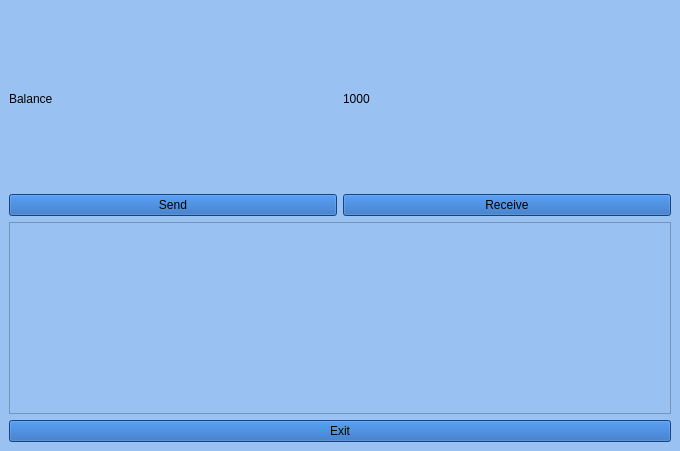
<?xml version="1.0" encoding="UTF-8"?>
<ui version="4.0">
 <class>UserInterface</class>
 <widget class="QMainWindow" name="UserInterface">
  <property name="enabled">
   <bool>true</bool>
  </property>
  <property name="geometry">
   <rect>
    <x>0</x>
    <y>0</y>
    <width>680</width>
    <height>451</height>
   </rect>
  </property>
  <property name="sizePolicy">
   <sizepolicy hsizetype="MinimumExpanding" vsizetype="MinimumExpanding">
    <horstretch>0</horstretch>
    <verstretch>0</verstretch>
   </sizepolicy>
  </property>
  <property name="windowTitle">
   <string>UserInterface</string>
  </property>
  <property name="autoFillBackground">
   <bool>false</bool>
  </property>
  <property name="styleSheet">
   <string notr="true">background:rgb(153, 193, 241)

</string>
  </property>
  <widget class="QWidget" name="centralwidget">
   <layout class="QGridLayout" name="gridLayout">
    <item row="2" column="0">
     <layout class="QGridLayout" name="gridLayout_2">
      <item row="1" column="0">
       <widget class="QPushButton" name="Send_button">
        <property name="styleSheet">
         <string notr="true">background: rgb(26, 95, 180)

</string>
        </property>
        <property name="text">
         <string>Send</string>
        </property>
       </widget>
      </item>
      <item row="1" column="1">
       <widget class="QPushButton" name="Receive_button">
        <property name="styleSheet">
         <string notr="true">background: rgb(26, 95, 180)

</string>
        </property>
        <property name="text">
         <string>Receive</string>
        </property>
       </widget>
      </item>
      <item row="2" column="0" colspan="2">
       <widget class="QListWidget" name="listWidget">
        <property name="enabled">
         <bool>true</bool>
        </property>
        <property name="sizePolicy">
         <sizepolicy hsizetype="Preferred" vsizetype="Preferred">
          <horstretch>0</horstretch>
          <verstretch>0</verstretch>
         </sizepolicy>
        </property>
        <property name="autoFillBackground">
         <bool>false</bool>
        </property>
       </widget>
      </item>
      <item row="0" column="0">
       <widget class="QLabel" name="label_3">
        <property name="autoFillBackground">
         <bool>false</bool>
        </property>
        <property name="text">
         <string>Balance</string>
        </property>
       </widget>
      </item>
      <item row="0" column="1">
       <widget class="QLabel" name="label">
        <property name="text">
         <string>1000</string>
        </property>
       </widget>
      </item>
     </layout>
    </item>
    <item row="3" column="0">
     <widget class="QPushButton" name="pushButton">
      <property name="styleSheet">
       <string notr="true">background: rgb(26, 95, 180)

</string>
      </property>
      <property name="text">
       <string>Exit</string>
      </property>
     </widget>
    </item>
   </layout>
  </widget>
 </widget>
 <resources/>
 <connections>
  <connection>
   <sender>pushButton</sender>
   <signal>clicked()</signal>
   <receiver>UserInterface</receiver>
   <slot>close()</slot>
   <hints>
    <hint type="sourcelabel">
     <x>43</x>
     <y>434</y>
    </hint>
    <hint type="destinationlabel">
     <x>4</x>
     <y>410</y>
    </hint>
   </hints>
  </connection>
 </connections>
</ui>
